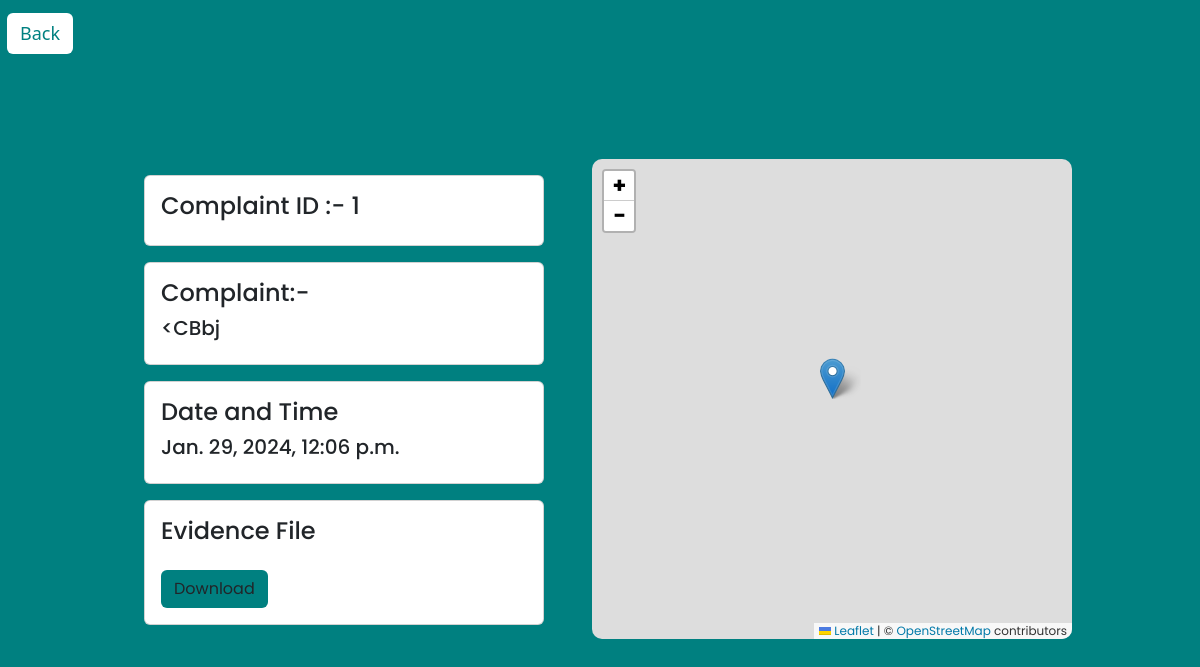
/vc/1, run on the app's committed database.
### drugapp/models.py (models this page shows, shortened)
class Complaint(models.Model):
    cid = models.AutoField(primary_key=True)
    complaint_text = models.TextField()
    email = models.EmailField(blank=True, null=True)
    latitude = models.FloatField(blank=True, null=True)
    longitude = models.FloatField(blank=True, null=True)
    file = models.FileField(upload_to='./img', blank=True, null=True)
    name = models.CharField(max_length=255, blank=True, null=True)
    mobile_number = models.CharField(max_length=15, blank=True, null=True)
    viewed=models.BooleanField(default=False)
    complaintTime = models.DateTimeField(auto_now_add=True)

### drugapp/views.py (the view)
# urls.py: path('vc/<int:id>',views.viecom,name='vc'),
def viecom(request,id):
    a = get_object_or_404(Complaint, cid=id)
    a.viewed = True
    a.save()
    return render(request,'viewcom.html',{'f':a})

### drugapp/templates/viewcom.html (shortened to what this page needs)
<!doctype html>
<html lang="en">
  <head>
    <link rel="stylesheet" href="https://unpkg.com/leaflet@1.9.4/dist/leaflet.css" />
    <link href="https://cdn.jsdelivr.net/npm/bootstrap@5.3.2/dist/css/bootstrap.min.css" rel="stylesheet">
  </head>
  <body style="background-color:teal">
    <a href="{% url 'com' %}" class="btn" style="top: 1%; margin: 5px; left:2px; position: absolute; background-color: white; color: teal; font-size: large;">Back</a>
    <div class="container">
      <div class="info">
        <div class="card">
          <h4>Complaint ID :- {{f.cid}}</h4>
        </div>
        <div class="card">
          <h4 class="card-title">Complaint:-</h4>
          <h5>{{f.complaint_text}}</h5>
        </div>
        <div class="card">
          <h4 class="cart">Date and Time</h4>
          <h5>{{f.complaintTime}}</h5>
        </div>
        <div class="card">
          <h4 class="cart">Evidence File  </h4>
          {% if f.file %}
          <div>
        <a href="{{ f.file.url }}" class="btn" style="background-color:teal; margin-top:1rem;" download>Download</a>
          </div>
          {% else %}
          <div>
            <a href="#" class="btn" style="background-color:teal; margin-top:1rem;">No File</a>
          </div>
          {% endif %}
        </div>
      </div>
      <div>
        <div id="map"></div>
    </div>
    </div>
  </body>
</html>

### drugapp/templates/viewcom.html (style rules this page uses)
* { font-family: 'Poppins', sans-serif; }
.container { background-color: teal; display: flex; width: 100vh; gap:2rem; justify-content: center; height: 100vh; align-content: center; flex-wrap: wrap; }
.card { display: flex; flex-direction: column; align-content:space-evenly; padding: 1rem; margin: 1rem; width: 25rem; }
#map { border-radius: 10px; height: 30rem; width: 30rem; }

### data on the page
Complaint: cid "1", complaint_text "<CBbj", complaintTime "Jan. 29, 2024, 12:06 p.m."
